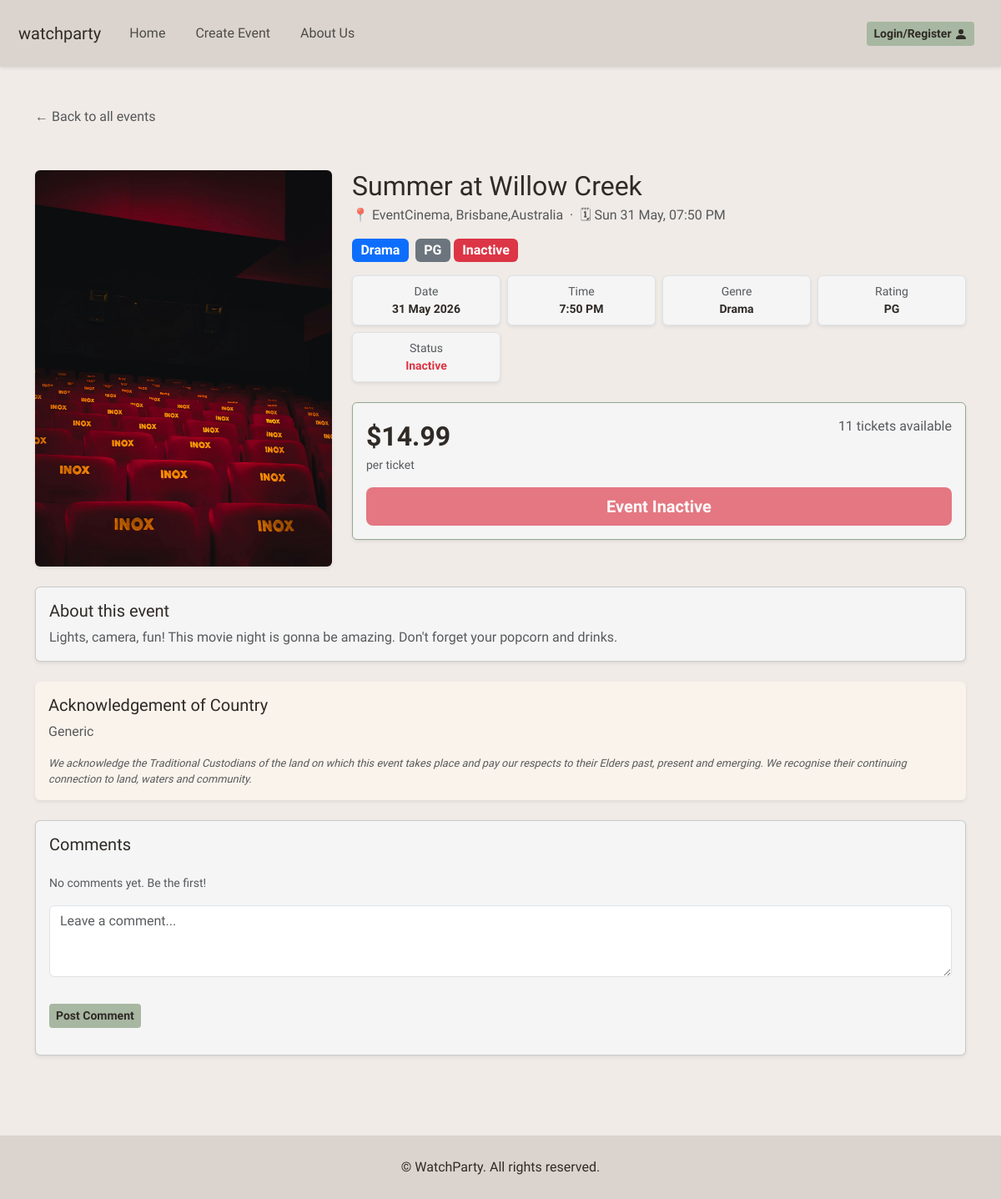
The app's page /events/2, older data.
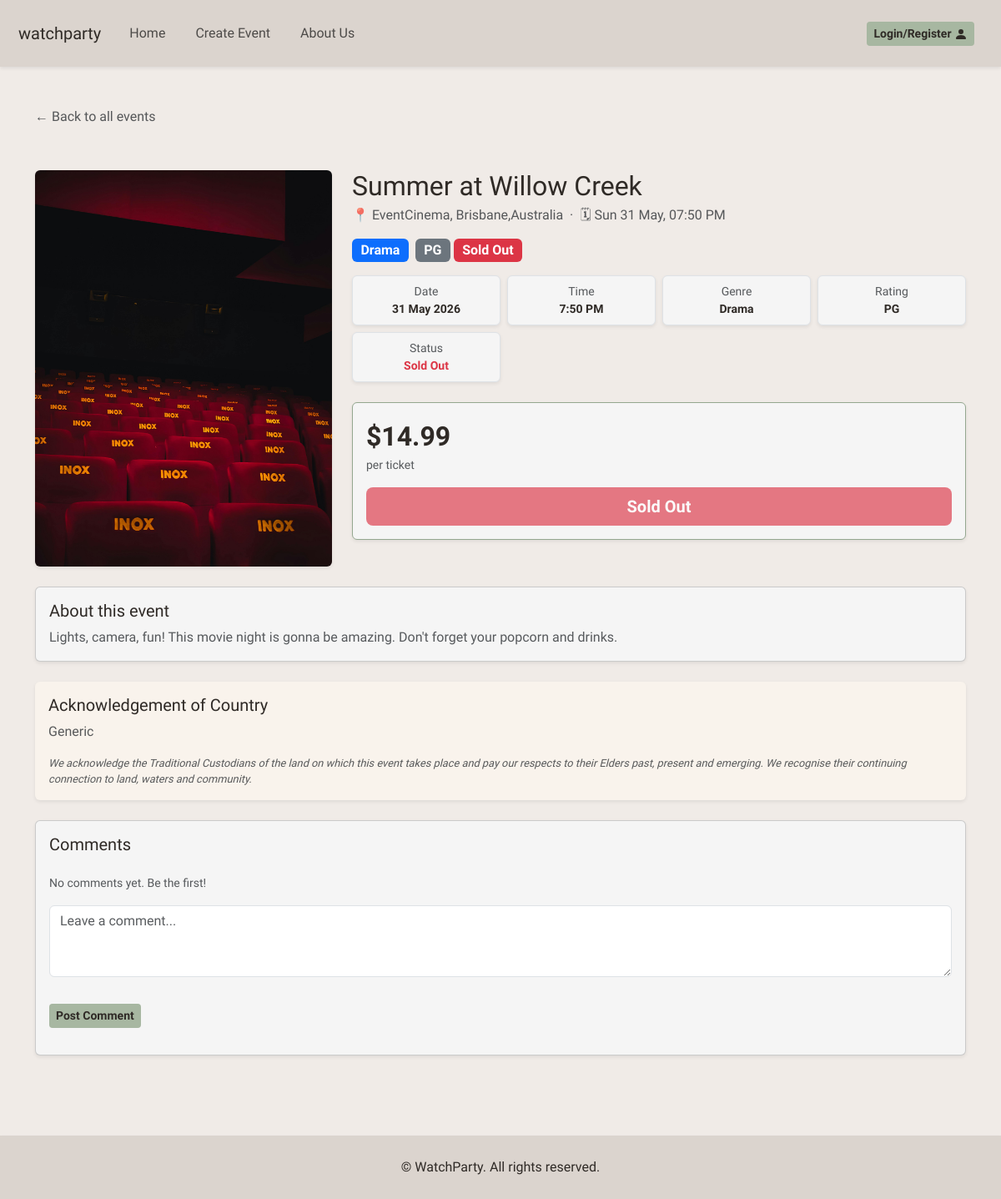
The same page, newer data.
### website/models.py (models this page shows)
class Event(db.Model):
    __tablename__ = 'event'
    id = db.Column(db.Integer, primary_key=True)
    title = db.Column(db.String(150), nullable=False)
    description = db.Column(db.Text, nullable=False)
    genre = db.Column(db.String(50))
    rating = db.Column(db.String(10))
    ticket_price = db.Column(db.Float)
    tickets_available = db.Column(db.Integer)
    location = db.Column(db.String(120), nullable=False)
    date = db.Column(db.DateTime)
    image = db.Column(db.String(255))
    owner_id = db.Column(db.Integer, db.ForeignKey('user.id'), nullable=True)
    is_cancelled = db.Column(db.Boolean, default=False, nullable=False)
    acknowledgement_type = db.Column(db.String(20), default='none', nullable=False)
    acknowledgement_text = db.Column(db.Text, nullable=True)
    comments = db.relationship('Comment', backref='event', cascade='all, delete-orphan', passive_deletes=True, lazy=True)
    orders = db.relationship('Booking', backref='event', cascade='all, delete-orphan', passive_deletes=True, lazy=True)
    @property
    def status(self):
        if self.is_cancelled:
            return "Cancelled"
        elif self.tickets_available == 0:
            return "Sold Out"
        elif self.date and self.date < datetime.now():
            return "Inactive"
        else:
            return "Open"

### website/home.py (the view)
@home_bp.route('/events/<int:event_id>', methods=['GET', 'POST'])
def event_detail(event_id):
    event = Event.query.get_or_404(event_id)
    comment_form = CommentForm()
    comments = Comment.query.filter_by(event_id = event_id)\
                            .order_by(Comment.created_at.desc()).all()
    return render_template('event_detail.html', event=event, comment_form=comment_form, comments=comments)

### website/forms.py
class CommentForm(FlaskForm):
    text = TextAreaField("Comment", validators=[InputRequired(), Length(min=1, max=500)])
    submit = SubmitField("Post comment")

### website/templates/event_detail.html (shortened to what the changed rows need)
{% extends "base.html" %}
{% block content %}
<div class="container mt-5">
    <div class="row g-4 mt-1 align-items-stretch">
        <div class="col-md-4">
            {% if event.image %}
            <img src="{{ url_for('static', filename='images/' + event.image) }}" alt="{{ event.title }}"
                class="rounded shadow-sm w-100 h-100" style="object-fit: cover; max-height: 500px; min-height: 300px;">
            {% else %}
            <div class="bg-light rounded d-flex align-items-center justify-content-center h-100"
                style="min-height: 300px; font-size: 72px;">🎬</div>
            {% endif %}
        </div>
        <div class="col-md-8">
            <h2 class="mb-1">{{ event.title }}</h2>
            <p class="text-muted mb-3">
                📍 {{ event.location }} &nbsp;·&nbsp;
                🗓 {{ event.date.strftime('%a %d %b, %I:%M %p').lstrip('0') if event.date else 'Date TBC' }}
            </p>
            <div class="mb-3">
                {% if event.genre %}
                <span class="badge bg-primary me-1 fs-6">{{ event.genre }}</span>
                {% endif %}
                {% if event.rating %}
                <span class="badge bg-secondary fs-6">{{ event.rating }}</span>
                {% endif %}
                {% if event.status == 'Cancelled' %}
                <span class="badge bg-danger fs-6">Cancelled</span>
                {% elif event.status == 'Sold Out' %}
                <span class="badge bg-danger fs-6">Sold Out</span>
                {% elif event.status == 'Inactive' %}
                <span class="badge bg-danger fs-6">Inactive</span>
                {% else %}
                <span class="badge bg-success fs-6">Open</span>
                {% endif %}
            </div>
            <div class="row g-2 mb-4">
                <div class="col-6 col-md-3">
                    <div class="detail-card border rounded p-2 text-center shadow-sm">
                        <div class="text-muted small">Date</div>
                        <div class="fw-semibold small">{{ event.date.strftime('%d %b %Y') if event.date else 'TBC' }}</div>
                    </div>
                </div>
                <div class="col-6 col-md-3">
                    <div class="detail-card border rounded p-2 text-center shadow-sm">
                        <div class="text-muted small">Time</div>
                        <div class="fw-semibold small">{{ event.date.strftime('%I:%M %p').lstrip('0') if event.date else 'TBC' }}</div>
                    </div>
                </div>
                <div class="col-6 col-md-3">
                    <div class="detail-card border rounded p-2 text-center shadow-sm">
                        <div class="text-muted small">Genre</div>
                        <div class="fw-semibold small">{{ event.genre if event.genre else '—' }}</div>
                    </div>
                </div>
                <div class="col-6 col-md-3">
                    <div class="detail-card border rounded p-2 text-center shadow-sm">
                        <div class="text-muted small">Rating</div>
                        <div class="fw-semibold small">{{ event.rating if event.rating else '—' }}</div>
                    </div>
                </div>
                <div class="col-6 col-md-3">
                    <div class="detail-card border rounded p-2 text-center shadow-sm">
                        <div class="fw-semibold small">
                            {% if event.status == 'Cancelled' %}
                            <span class="text-danger">Cancelled</span>
                            {% elif event.status == 'Sold Out' %}
                            <span class="text-danger">Sold Out</span>
                            {% elif event.status == 'Inactive' %}
                            <span class="text-danger">Inactive</span>
                            {% else %}
                            <span style="color:#1db954;">Open</span>
                            {% endif %}
                        </div>
                    </div>
                </div>
            </div>
            <div id="ticket-box" class="card mb-4 shadow-sm
                {% if event.status == 'Cancelled' %}border-secondary{% else %}border-primary{% endif %}">
                <div class="card-body">
                    <div class="d-flex justify-content-between align-items-start mb-3">
                        <div>
                            <div class="ticket-price fs-2 fw-bold
                                {% if event.status == 'Cancelled' %}text-secondary{% else %}text-primary{% endif %}">
                                {% if event.ticket_price %}${{ "%.2f"|format(event.ticket_price) }}{% else %}Free{% endif %}
                            </div>
                            <div class="text-muted small">per ticket</div>
                        </div>
                        <div class="text-end">
                            {% if event.status == 'Cancelled' %}
                            <span class="text-danger fw-semibold">Event cancelled</span>
                            {% elif event.tickets_available and event.tickets_available > 0 %}
                                {% if event.tickets_available < 10 %}
                                <span class="text-warning fw-semibold">⚠ Only {{ event.tickets_available }} left!</span>
                                {% else %}
                                <span class="text-muted">{{ event.tickets_available }} tickets available</span>
                                {% endif %}
                            {% endif %}
                        </div>
                    </div>
                    <div class="d-grid">
                        {% if event.status == 'Open' %}
                        <a href="{{ url_for('home.buy_tickets', event_id=event.id) }}"
                           class="btn btn-primary btn-lg">Buy Tickets</a>
                        {% elif event.status == 'Sold Out' %}
                        <button class="btn btn-danger btn-lg" disabled>Sold Out</button>
                        {% elif event.status == 'Inactive' %}
                        <button class="btn btn-danger btn-lg" disabled>Event Inactive</button>
                        {% else %}
                        <button class="btn btn-danger btn-lg" disabled>Event Cancelled</button>
                        {% endif %}
                    </div>
                </div>
            </div>
        </div>
    </div>
    <div class="row mt-4">
        <div class="col-12">
            <div class="card mb-4 shadow-sm">
                <div class="card-body">
                    <h5 class="card-title">About this event</h5>
                    <p class="card-text text-muted">{{ event.description }}</p>
                </div>
            </div>
        </div>
    </div>
</div>
{% endblock %}

Row changes from the older to the newer data that the page shows:
changed Event "Summer at Willow Creek": tickets_available "11" → (not shown)
Text that changed along with them:
text no longer shown: "Inactive Inactive tickets available Event Inactive"
text now shown: "Sold Out Sold Out Sold Out"
